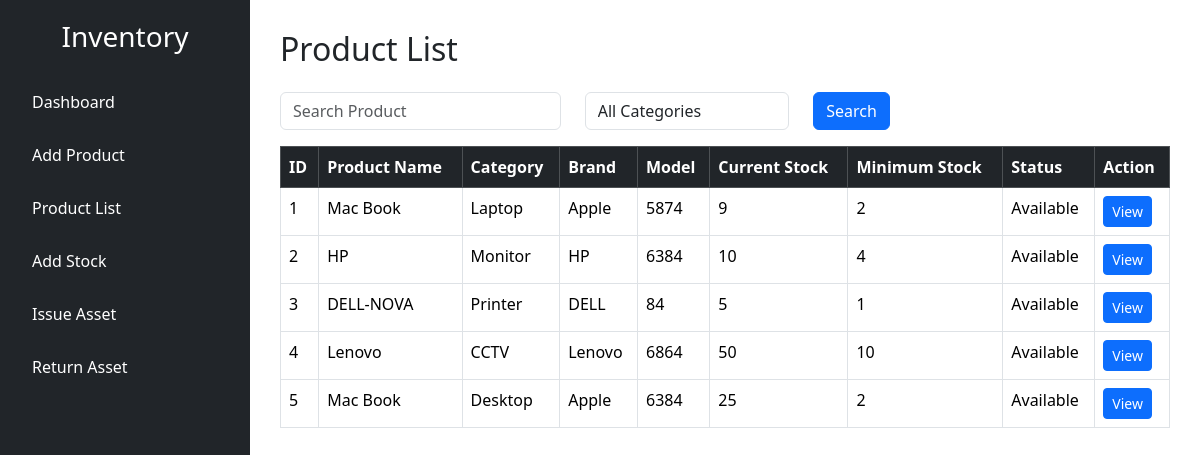
Page /products on the committed database.
### app/models.py (models this page shows)
class Product(Base):
    __tablename__ = "products"
    id = Column(
        Integer,
        primary_key = True,
        index = True
    )
    product_name = Column(
        String,
        nullable= False
    )
    category = Column(
        String,
        nullable = False
    )
    brand = Column(String)
    model_number = Column(String)
    serial_number = Column(
        String,
        nullable = True
    )
    product_type = Column(String)
    unit_price = Column(Float)
    current_quantity = Column(
        Integer,
        default = 0
    )
    minimum_quantity = Column(
        Integer,
        default = 0
    )
    warranty_expiry = Column(String)
    status = Column(
        String,
        default="Available"
    )
    created_at = Column(
        DateTime,
        default=datetime.now
    )
    updated_at = Column(
        DateTime,
        default=datetime.now,
        onupdate=datetime.now
    )

### app/main.py (the view)
@app.get("/products")
def product_list(
    request: Request,
    search: str = "",
    category: str = "",
    db: Session = Depends(get_db)
):
    query = db.query(models.Product)
    if search:
        query = query.filter(
            or_(
                models.Product.product_name.ilike(f"%{search}%"),
                models.Product.brand.ilike(f"%{search}%"),
                models.Product.model_number.ilike(f"%{search}%"),
                models.Product.serial_number.ilike(f"%{search}%")
            )
        )
    if category:
        query = query.filter(
            models.Product.category == category
        )
    products = query.all()
    return templates.TemplateResponse(
        "product_list.html",
        {
            "request": request,
            "products": products,
            "search": search
        }
    )

### app/templates/product_list.html (shortened to what this page needs)
{% extends "base.html" %}
{% block content %}
<h2 class="mb-4">Product List</h2>
<form method="get" action="/products">
    <div class="row mb-3">
        <div class="col-md-4">
            <input
                type="text"
                name="search"
                placeholder="Search Product"
                class="form-control"
                value="{{ search }}"
            >
        </div>
        <div class="col-md-3">
            <select
                name="category"
                class="form-control"
            >
                <option value="">All Categories</option>
            </select>
        </div>
        <div class="col-md-2">
            <button class="btn btn-primary">
                Search
            </button>
        </div>
    </div>
</form>
<table class="table table-bordered table-hover">
    <thead class="table-dark">
        <tr>
            <th>ID</th>
            <th>Product Name</th>
            <th>Category</th>
            <th>Brand</th>
            <th>Model</th>
            <th>Current Stock</th>
            <th>Minimum Stock</th>
            <th>Status</th>
            <th>Action</th>
        </tr>
    </thead>
    <tbody>
        {% for product in products %}
        <tr
>
            <td>{{ product.id }}</td>
            <td>{{ product.product_name }}</td>
            <td>{{ product.category }}</td>
            <td>{{ product.brand }}</td>
            <td>{{ product.model_number }}</td>
            <td>{{ product.current_quantity }}</td>
            <td>{{ product.minimum_quantity }}</td>
            <td>{{ product.status }}</td>
            <td>
                <a
                href="/products/{{ product.id }}"
                class="btn btn-sm btn-primary"
                >
                View
            </a>
            </td>
        </tr>
        {% endfor %}
    </tbody>
</table>
{% endblock %}

### app/static/css/style.css (style rules this page uses)
body { margin:0; padding:0; }

### rows in the picture
Product: id "1", product_name "Mac Book", category "Laptop", brand "Apple", model_number "5874", current_quantity "9", minimum_quantity "2", status "Available"
Product: id "2", product_name "HP", category "Monitor", brand "HP", model_number "6384", current_quantity "10", minimum_quantity "4", status "Available"
Product: id "3", product_name "DELL-NOVA", category "Printer", brand "DELL", model_number "84", current_quantity "5", minimum_quantity "1", status "Available"
Product: id "4", product_name "Lenovo", category "CCTV", brand "Lenovo", model_number "6864", current_quantity "50", minimum_quantity "10", status "Available"
Product: id "5", product_name "Mac Book", category "Desktop", brand "Apple", model_number "6384", current_quantity "25", minimum_quantity "2", status "Available"
